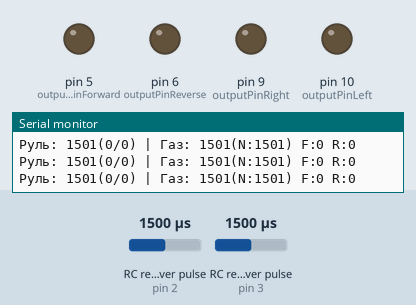
This sketch was run on a simulated Arduino Uno, built with avr-gcc and run on an emulated ATmega328P. Parts: output pins drawn as LEDs (lit = HIGH), the last lines printed to the serial monitor. Wiring (inferred from the names in the program): 2 × RC receiver channel: data pin 2 / data pin 3. Dashed ring = blinking. The test bench sets the inputs (shaded band); at power-on: RC receiver pulse (sensors on pin 2, pin 3) 1500 µs.

Above: at 3.2 s.
3.3 s: RC receiver pulse (sensor on pin 2) set to 1020 µs
At 3.8 s:
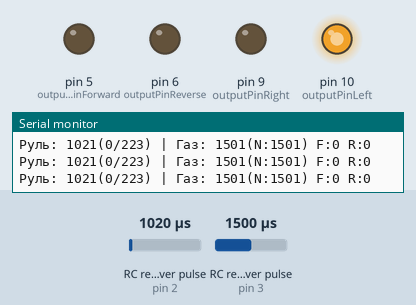
4.8 s: RC receiver pulse (sensor on pin 3) set to 1020 µs
At 5.6 s:
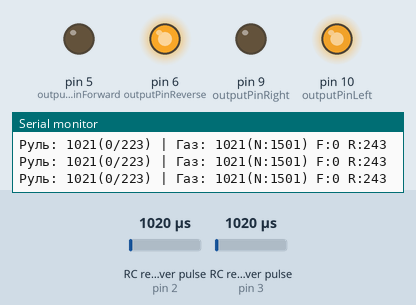
6.3 s: RC receiver pulse (sensor on pin 2) set to 1069 µs
At 6.8 s:
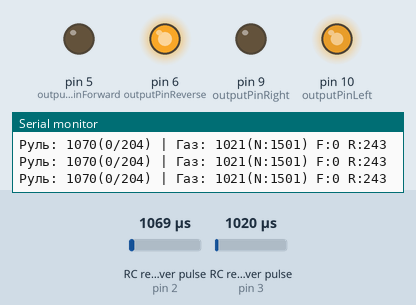
9.3 s: RC receiver pulse (sensor on pin 2) set to 1079 µs
At 9.51 s:
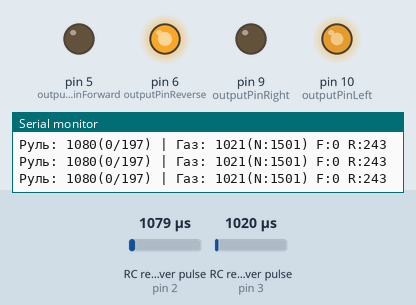
12.3 s: RC receiver pulse (sensor on pin 3) set to 1500 µs
At 13.9 s:
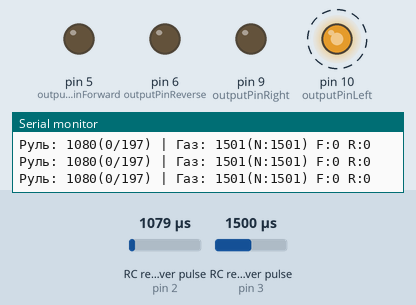
15.3 s: RC receiver pulse (sensor on pin 3) set to 1461 µs
18.3 s: RC receiver pulse (sensor on pin 3) set to 1437 µs
At 20.2 s:
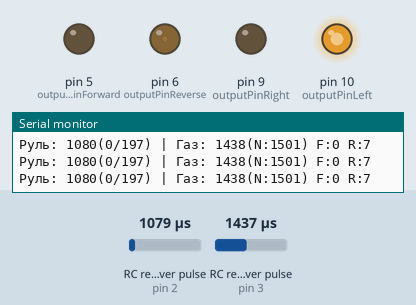
Timing chart, 0 to 22.3 s (numbered marks = the images above; inputs shaded):
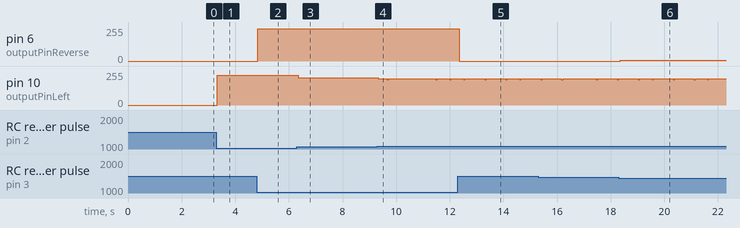

The sketch:

firmware.ino
```cpp
// Пины для рулевого управления
const int pwmSteeringPin = 2;      // Пин для ШИМ руля от приемника
const int outputPinRight = 9;      // Пин для правого поворота
const int outputPinLeft = 10;      // Пин для левого поворота

// Пины для управления движением
const int pwmThrottlePin = 3;      // Пин для ШИМ газа/тормоза от приемника
const int outputPinForward = 5;    // Пин для движения вперед
const int outputPinReverse = 6;    // Пин для движения назад

// Настройки калибровки
const int CALIBRATION_SAMPLES = 100;
const float STEERING_DEADBAND = 0.03;
const int THROTTLE_DEADBAND = 50;  // Мертвая зона газа (±50 мкс)

// Переменные калибровки
float neutralSteeringVoltage = 0.35;
int calibratedNeutralSteeringPWM = 1500;
int calibratedNeutralThrottlePWM = 1500;
bool isSteeringCalibrated = false;
bool isThrottleCalibrated = false;

// Переменные
int steeringPulseWidth = 1500;
int throttlePulseWidth = 1500;
float steeringVoltage = 0.35;
int steeringRightValue = 0;
int steeringLeftValue = 0;
int throttleForwardValue = 0;
int throttleReverseValue = 0;

void setup() {
  // Настройка пинов
  pinMode(pwmSteeringPin, INPUT);
  pinMode(pwmThrottlePin, INPUT);
  pinMode(outputPinRight, OUTPUT);
  pinMode(outputPinLeft, OUTPUT);
  pinMode(outputPinForward, OUTPUT);
  pinMode(outputPinReverse, OUTPUT);

  // Устанавливаем частоту ШИМ для всех пинов
  TCCR1B = TCCR1B & 0b11111000 | 0x02;  // Пины 9, 10
  TCCR0B = TCCR0B & 0b11111000 | 0x02;  // Пины 5, 6

  // Инициализируем все выходы в 0
  analogWrite(outputPinRight, 0);
  analogWrite(outputPinLeft, 0);
  analogWrite(outputPinForward, 0);
  analogWrite(outputPinReverse, 0);

  Serial.begin(9600);

  // Калибровка обоих каналов
  calibrateChannels();
}

void calibrateChannels() {
  Serial.println("КАЛИБРОВКА... Держите руль и газ в нейтрали 3 секунды");

  // Калибровка руля
  long sumSteering = 0;
  long sumThrottle = 0;

  for (int i = 0; i < CALIBRATION_SAMPLES; i++) {
    sumSteering += pulseIn(pwmSteeringPin, HIGH);
    sumThrottle += pulseIn(pwmThrottlePin, HIGH);
    delay(30);
  }

  // Калибровка руля
  calibratedNeutralSteeringPWM = sumSteering / CALIBRATION_SAMPLES;
  neutralSteeringVoltage = 0.25 + (calibratedNeutralSteeringPWM - 1000) * (0.20 / 1000.0);

  // Калибровка газа
  calibratedNeutralThrottlePWM = sumThrottle / CALIBRATION_SAMPLES;

  Serial.print("Руль - нейтраль: ");
  Serial.print(calibratedNeutralSteeringPWM);
  Serial.print(" мкс (");
  Serial.print(neutralSteeringVoltage, 3);
  Serial.println("В)");

  Serial.print("Газ - нейтраль: ");
  Serial.print(calibratedNeutralThrottlePWM);
  Serial.println(" мкс");

  isSteeringCalibrated = true;
  isThrottleCalibrated = true;
}

void loop() {
  if (!isSteeringCalibrated || !isThrottleCalibrated) return;

  // 1. Считываем оба канала от приемника
  steeringPulseWidth = pulseIn(pwmSteeringPin, HIGH);
  throttlePulseWidth = pulseIn(pwmThrottlePin, HIGH);

  // 2. ОБРАБОТКА РУЛЕВОГО УПРАВЛЕНИЯ
  steeringVoltage = 0.25 + (steeringPulseWidth - 1000) * (0.20 / 1000.0);
  float steeringDeviation = steeringVoltage - neutralSteeringVoltage;

  steeringRightValue = 0;
  steeringLeftValue = 0;

  if (steeringDeviation > STEERING_DEADBAND) {
    float ratio = (steeringDeviation - STEERING_DEADBAND) / (0.10 - STEERING_DEADBAND);
    steeringRightValue = ratio * 255;
    steeringRightValue = constrain(steeringRightValue, 0, 223);
  }
  else if (steeringDeviation < -STEERING_DEADBAND) {
    float ratio = (-steeringDeviation - STEERING_DEADBAND) / (0.10 - STEERING_DEADBAND);
    steeringLeftValue = ratio * 255;
    steeringLeftValue = constrain(steeringLeftValue, 0, 223);
  }

  // 3. ОБРАБОТКА УПРАВЛЕНИЯ ДВИЖЕНИЕМ С КАЛИБРОВКОЙ
  throttleForwardValue = 0;
  throttleReverseValue = 0;

  // Вычисляем отклонение газа от калиброванной нейтрали
  int throttleDeviation = throttlePulseWidth - calibratedNeutralThrottlePWM;

  // Логика управления движением ОТНОСИТЕЛЬНО калиброванной нейтрали
  if (throttleDeviation > THROTTLE_DEADBAND) {
    // ДВИЖЕНИЕ ВПЕРЕД
    throttleForwardValue = map(throttlePulseWidth,
                              calibratedNeutralThrottlePWM + THROTTLE_DEADBAND,
                              2000,
                              0, 255);
    throttleForwardValue = constrain(throttleForwardValue, 0, 255);
  }
  else if (throttleDeviation < -THROTTLE_DEADBAND) {
    // ДВИЖЕНИЕ НАЗАД
    throttleReverseValue = map(throttlePulseWidth,
                              calibratedNeutralThrottlePWM - THROTTLE_DEADBAND,
                              1000,
                              0, 255);
    throttleReverseValue = constrain(throttleReverseValue, 0, 255);
  }

  // 4. Подаем значения на все выходы
  analogWrite(outputPinRight, steeringRightValue);
  analogWrite(outputPinLeft, steeringLeftValue);
  analogWrite(outputPinForward, throttleForwardValue);
  analogWrite(outputPinReverse, throttleReverseValue);

  // 5. Отладочная информация
  Serial.print("Руль: ");
  Serial.print(steeringPulseWidth);
  Serial.print("(");
  Serial.print(steeringRightValue);
  Serial.print("/");
  Serial.print(steeringLeftValue);
  Serial.print(") | Газ: ");
  Serial.print(throttlePulseWidth);
  Serial.print("(N:");
  Serial.print(calibratedNeutralThrottlePWM);
  Serial.print(") F:");
  Serial.print(throttleForwardValue);
  Serial.print(" R:");
  Serial.print(throttleReverseValue);
  Serial.println();

  delay(50);
}
```

Measured:
- the behaviour switches between 1449 and 1448 µs on RC receiver pulse (sensor on pin 3) (found by bisection; images 5 and 6)
- after the input at 3.3 s, pin 10 (outputPinLeft): 0/255 → 223/255 at once
- after the input at 4.8 s, pin 6 (outputPinReverse): 0/255 → 243/255 at once
- after the input at 6.3 s, pin 10 (outputPinLeft): 223/255 → 204/255 at once
- after the input at 9.3 s, pin 10 (outputPinLeft): 204/255 → 197/255 at once
- after the input at 12.3 s, pin 6 (outputPinReverse): 243/255 → 0/255 at once; pin 10 (outputPinLeft): alternates 197/255 for 0.72 s and 191/255 for 0.06 s, starting after 1.0 s
- after the input at 18.3 s, pin 6 (outputPinReverse): 0/255 → 7/255 after 0.06 s
